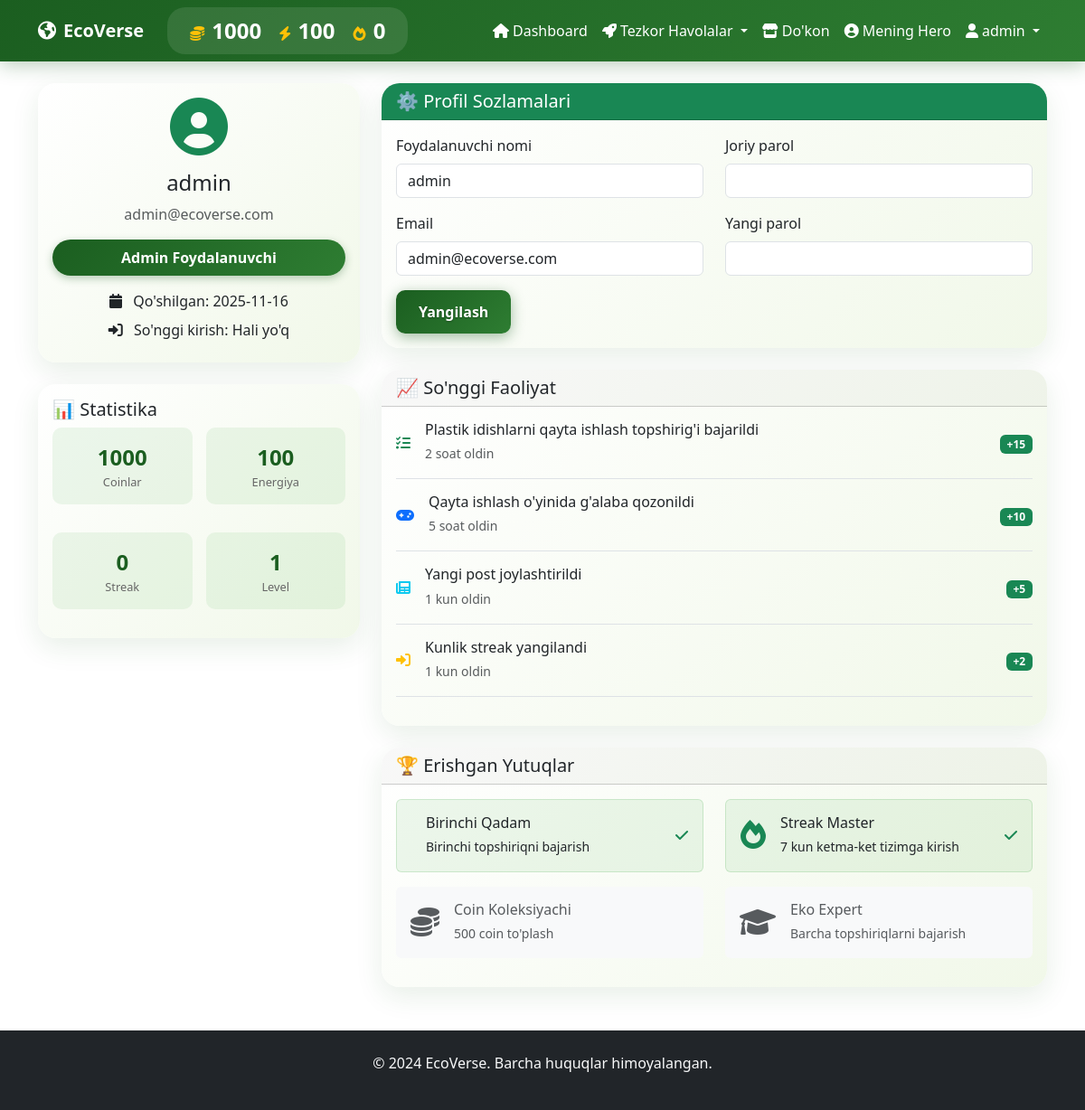
The app's page /profile (signed in), older data.
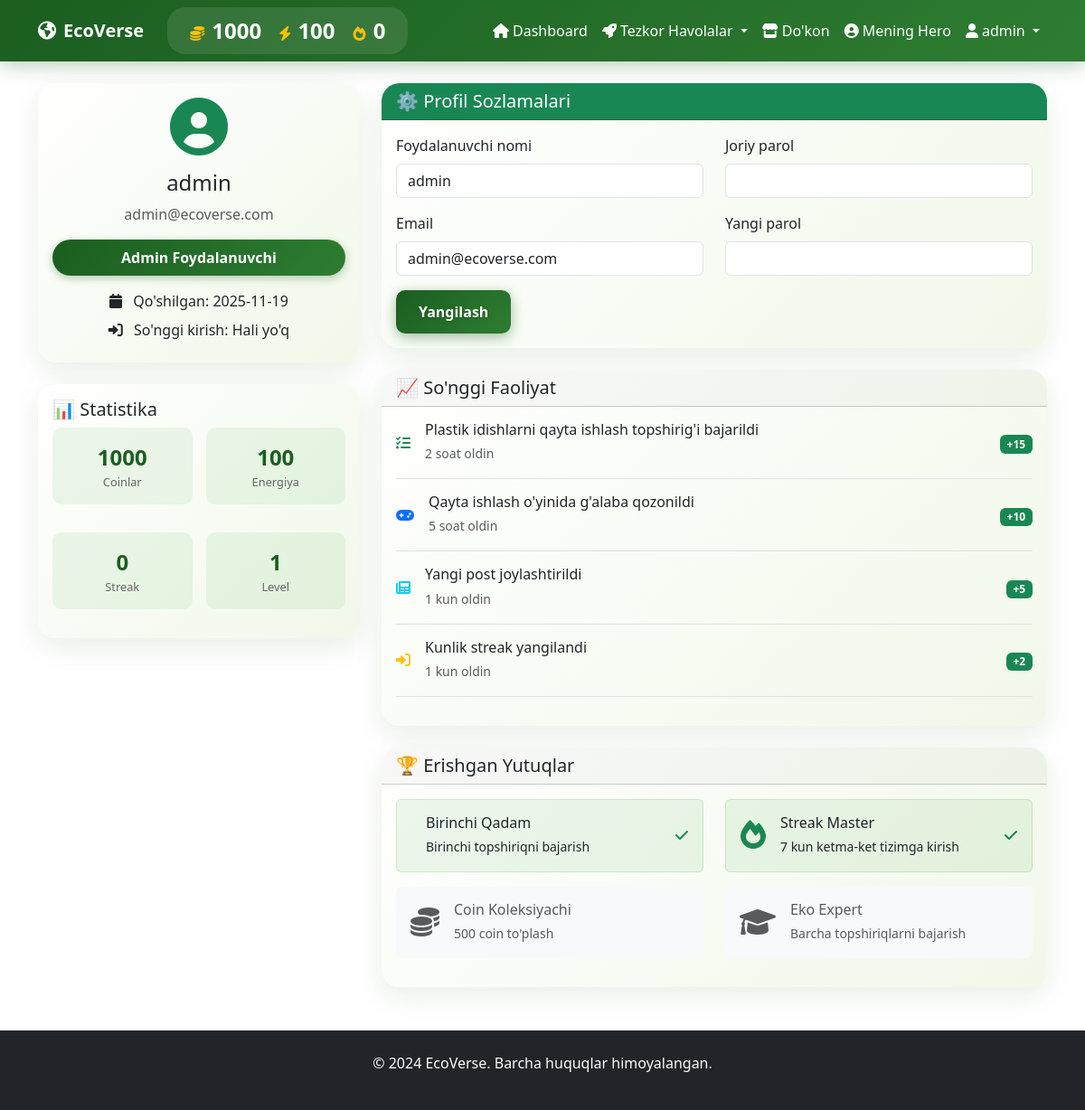
The same page, newer data.
### app.py (models this page shows)
class User(UserMixin, db.Model):
    id = db.Column(db.Integer, primary_key=True)
    username = db.Column(db.String(80), unique=True, nullable=False)
    email = db.Column(db.String(120), unique=True, nullable=False)
    password_hash = db.Column(db.String(200), nullable=False)
    role = db.Column(db.String(20), nullable=False, default='child')
    coins = db.Column(db.Integer, default=0)
    energy = db.Column(db.Integer, default=100)
    streak = db.Column(db.Integer, default=0)
    last_login = db.Column(db.DateTime)
    created_at = db.Column(db.DateTime, default=datetime.utcnow)
    avatar = db.Column(db.String(200), default='default.png')
    is_admin = db.Column(db.Boolean, default=False)

### app.py (the view)
@app.route('/profile')
@login_required
def profile():
    return render_template('profile.html', user=current_user)

### app.py (called while the page is built)
@login_manager.user_loader
def load_user(user_id):
    return User.query.get(int(user_id))

### templates/profile.html (shortened to what the changed rows need)
{% extends "base.html" %}
{% block content %}
<div class="container mt-4">
    <div class="row">
        <div class="col-md-4">
            <div class="card eco-card">
                <div class="card-body text-center">
                    <div class="profile-avatar mb-3">
                        <i class="fas fa-user-circle fa-4x text-success"></i>
                    </div>
                    <h4>{{ user.username }}</h4>
                    <p class="text-muted">{{ user.email }}</p>
                    <div class="badge-eco mb-3">
                        {{ user.role|title }} Foydalanuvchi
                    </div>
                    <div class="profile-stats">
                        <div class="stat-item mb-2">
                            <i class="fas fa-calendar me-2"></i>
                            Qo'shilgan: {{ user.created_at.strftime('%Y-%m-%d') }}
                        </div>
                        <div class="stat-item mb-2">
                            <i class="fas fa-sign-in-alt me-2"></i>
                            So'nggi kirish: {{ user.last_login.strftime('%Y-%m-%d %H:%M') if user.last_login else 'Hali yo\'q' }}
                        </div>
                    </div>
                </div>
            </div>
            <div class="card eco-card mt-4">
                <div class="card-body">
                    <div class="stats-grid">
                        <div class="stat-box text-center mb-3">
                            <div class="stat-value">{{ user.coins }}</div>
                            <div class="stat-label">Coinlar</div>
                        </div>
                        <div class="stat-box text-center mb-3">
                            <div class="stat-value">{{ user.energy }}</div>
                            <div class="stat-label">Energiya</div>
                        </div>
                        <div class="stat-box text-center mb-3">
                            <div class="stat-value">{{ user.streak }}</div>
                            <div class="stat-label">Streak</div>
                        </div>
                        <div class="stat-box text-center mb-3">
                            <div class="stat-value">{{ (user.streak // 7) + 1 }}</div>
                            <div class="stat-label">Level</div>
                        </div>
                    </div>
                </div>
            </div>
        </div>
        <div class="col-md-8">
            <div class="card eco-card mb-4">
                <div class="card-body">
                    <form id="profileForm">
                        <div class="row">
                            <div class="col-md-6">
                                <div class="mb-3">
                                    <label for="username" class="form-label">Foydalanuvchi nomi</label>
                                    <input type="text" class="form-control" id="username" value="{{ user.username }}" readonly>
                                </div>
                                <div class="mb-3">
                                    <label for="email" class="form-label">Email</label>
                                    <input type="email" class="form-control" id="email" value="{{ user.email }}" readonly>
                                </div>
                            </div>
                        </div>
                    </form>
                </div>
            </div>
        </div>
    </div>
</div>
{% endblock %}

### templates/base.html (shortened to what this page needs)
<!DOCTYPE html>
<html lang="uz">
<head>
    <link href="https://cdn.jsdelivr.net/npm/bootstrap@5.3.0/dist/css/bootstrap.min.css" rel="stylesheet">
    <link rel="stylesheet" href="https://cdnjs.cloudflare.com/ajax/libs/font-awesome/6.0.0/css/all.min.css">
    <link rel="stylesheet" href="/static/css/eco-style.css">
    <link rel="stylesheet" href="/static/css/eco-animations.css">
</head>
<body>
    <nav class="navbar navbar-expand-lg navbar-dark navbar-eco">
        <div class="container">
            <a class="navbar-brand fw-bold" href="{{ url_for('dashboard') }}">
                <i class="fas fa-earth-americas me-2"></i>EcoVerse
            </a>
            {% if current_user.is_authenticated %}
            <div class="user-stats d-none d-md-flex">
                <div class="stat-item">
                    <i class="fas fa-coins text-warning me-1"></i>
                    <span class="stat-value text-white">{{ current_user.coins }}</span>
                </div>
                <div class="stat-item">
                    <i class="fas fa-bolt text-warning me-1"></i>
                    <span class="stat-value text-white">{{ current_user.energy }}</span>
                </div>
                <div class="stat-item">
                    <i class="fas fa-fire text-warning me-1"></i>
                    <span class="stat-value text-white">{{ current_user.streak }}</span>
                </div>
            </div>
            {% endif %}
            <div class="collapse navbar-collapse" id="navbarNav">
                <ul class="navbar-nav ms-auto">
                    {% if current_user.is_authenticated %}
                    <li class="nav-item">
                        <a class="nav-link" href="{{ url_for('dashboard') }}">
                            <i class="fas fa-home me-1"></i>Dashboard
                        </a>
                    </li>
                    <li class="nav-item dropdown">
                        <a class="nav-link dropdown-toggle" href="#" role="button" data-bs-toggle="dropdown">
                            <i class="fas fa-rocket me-1"></i>Tezkor Havolalar
                        </a>
                    </li>
                    <li class="nav-item">
                        <a class="nav-link" href="{{ url_for('shop') }}">
                            <i class="fas fa-store me-1"></i>Do'kon
                        </a>
                    </li>
                    <li class="nav-item">
                        <a class="nav-link" href="{{ url_for('hero') }}">
                            <i class="fas fa-user-circle me-1"></i>Mening Hero
                        </a>
                    </li>
                    <li class="nav-item dropdown">
                        <a class="nav-link dropdown-toggle" href="#" role="button" data-bs-toggle="dropdown">
                            <i class="fas fa-user me-1"></i>{{ current_user.username }}
                        </a>
                    </li>
                    {% endif %}
                </ul>
            </div>
        </div>
    </nav>
    <main>
        {% block content %}{% endblock %}
    </main>
    <footer class="bg-dark text-light py-4 mt-5">
        <div class="container text-center">
            <p>&copy; 2024 EcoVerse. Barcha huquqlar himoyalangan.</p>
        </div>
    </footer>
</body>
</html>

Row changes from the older to the newer data that the page shows:
changed User "admin": created_at "2025-11-16" → "2025-11-19"
